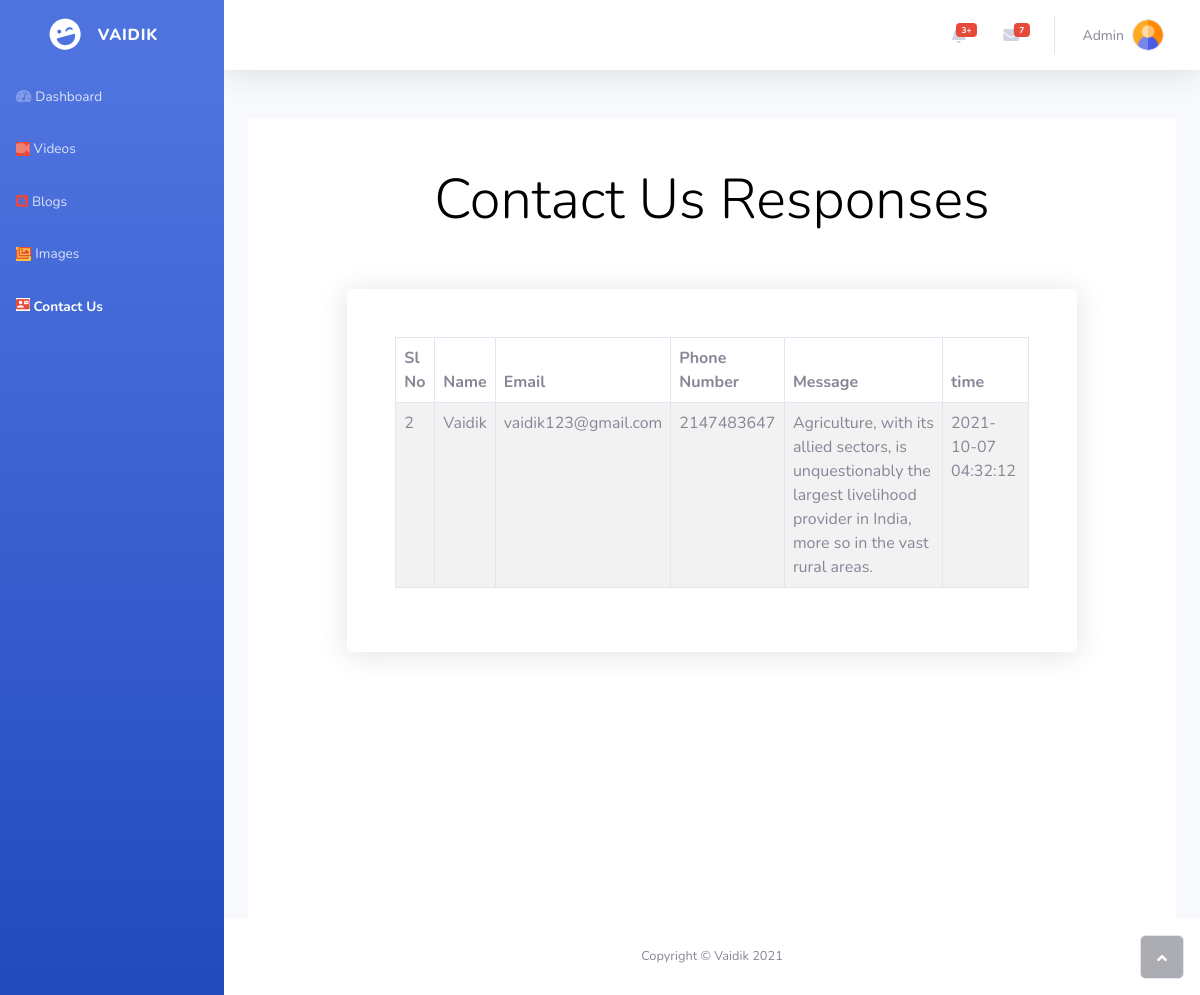
Before: /admin/Contact_us.php (signed in) with the older database file.
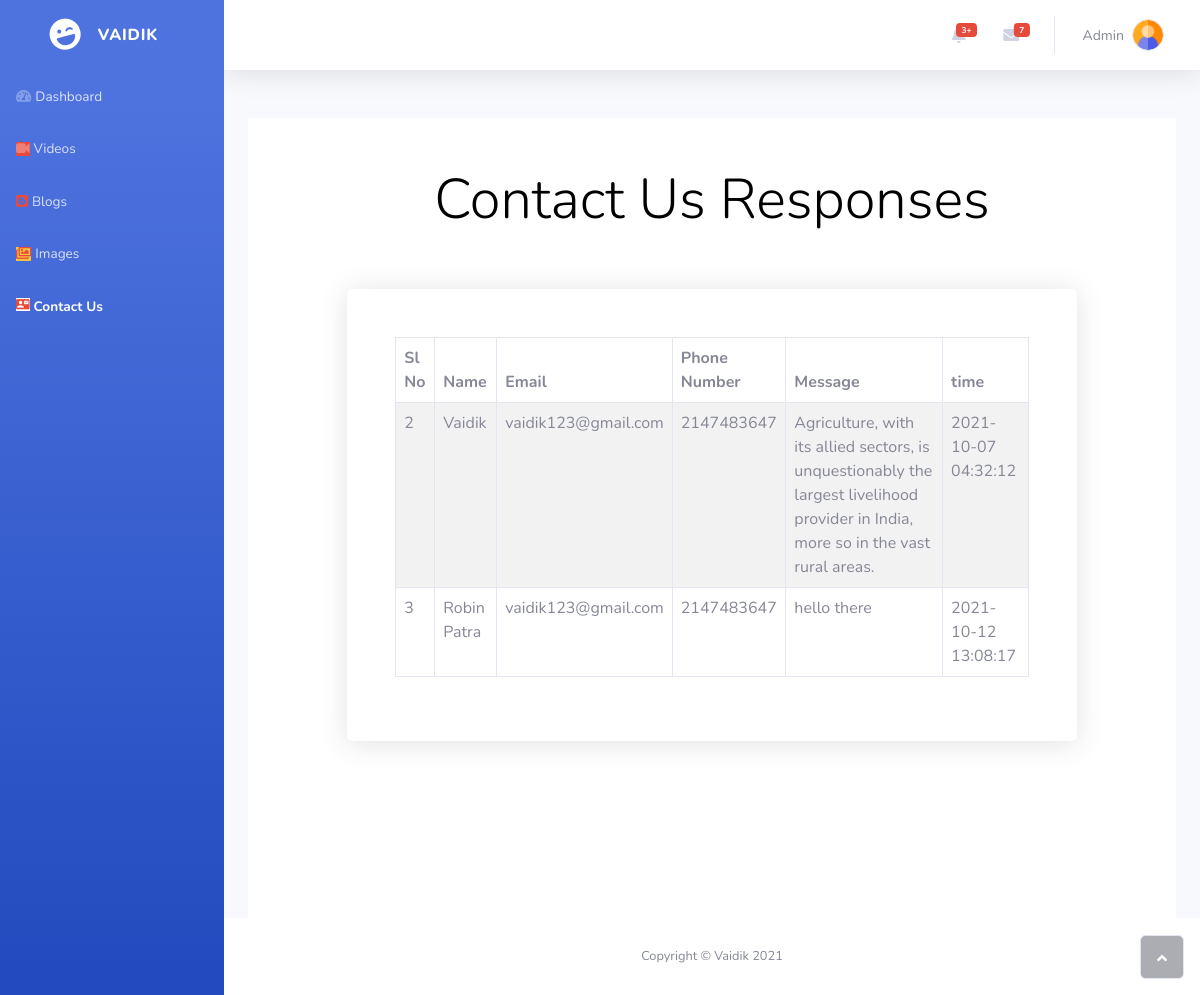
After: the same page with the newer database file.
### tables this page shows
CREATE TABLE `contact_us` (
  `sl_no` int(11) NOT NULL,
  `full_name` varchar(60) NOT NULL,
  `email` varchar(60) NOT NULL,
  `phone_number` int(13) NOT NULL,
  `message` text NOT NULL,
  `time` timestamp NOT NULL DEFAULT current_timestamp() ON UPDATE current_timestamp()
);

### admin/Contact_us.php (the view, shortened to what this page needs)
<?php
include('assets/partials/connection.php');
?>
<!DOCTYPE html>
<html>
<head>
    <link rel="stylesheet" href="assets/bootstrap/css/bootstrap.min.css">
    <link rel="stylesheet" href="assets/fonts/fontawesome-all.min.css">
    <link rel="stylesheet" href="assets/fonts/font-awesome.min.css">
    <link rel="stylesheet" href="assets/fonts/material-icons.min.css">
    <link rel="stylesheet" href="assets/fonts/fontawesome5-overrides.min.css">
    <link rel="stylesheet" href="assets/css/-Login-form-Page-BS4-.css">
    <link rel="stylesheet" href="assets/css/Article-List.css">
    <link rel="stylesheet" href="assets/css/Bootstrap-DataTables.css">
    <link rel="stylesheet" href="https://cdn.datatables.net/1.10.20/css/dataTables.bootstrap4.min.css">
</head>
<body>
    <div id="wrapper">
        <nav class="navbar navbar-dark align-items-start sidebar sidebar-dark accordion bg-gradient-primary p-0">
            <div class="container-fluid d-flex flex-column p-0"><a class="navbar-brand d-flex justify-content-center align-items-center sidebar-brand m-0" href="#">
                    <div class="sidebar-brand-icon rotate-n-15"><i class="fas fa-laugh-wink"></i></div>
                    <div class="sidebar-brand-text mx-3"><span>VAIDIK</span></div>
                </a>
                <ul class="navbar-nav text-light" id="accordionSidebar">
                    <li class="nav-item"><a class="nav-link" href="index.php"><i class="fas fa-tachometer-alt"></i><span>Dashboard</span></a></li>
                    <li class="nav-item"><a class="nav-link" href="Videos.php"><i class="fa fa-video-camera" style="color: rgba(255,255,255,0.3);background: var(--bs-danger);"></i><span>Videos</span></a></li>
                    <li class="nav-item"><a class="nav-link " href="blogs.php"><i class="fab fa-blogger" style="color: var(--bs-red);"></i><span>Blogs</span></a><a class="nav-link" href="images.php"><i class="far fa-images" style="color: var(--bs-red);background: var(--bs-yellow);"></i><span>Images</span></a><a class="nav-link active" href="Contact_us.php"><i class="material-icons" style="color: var(--bs-red);background: var(--bs-white);">contact_mail</i><span>Contact Us</span></a></li>
                </ul>
            </div>
        </nav>
        <div class="d-flex flex-column" id="content-wrapper">
            <div id="content">
                <nav class="navbar navbar-light navbar-expand bg-white shadow mb-4 topbar static-top">
                    <div class="container-fluid"><button class="btn btn-link d-md-none rounded-circle me-3" id="sidebarToggleTop" type="button"><i class="fas fa-bars"></i></button>
                        <ul class="navbar-nav flex-nowrap ms-auto">
                            <li class="nav-item dropdown no-arrow mx-1">
                                <div class="nav-item dropdown no-arrow"><a class="dropdown-toggle nav-link" aria-expanded="false" data-bs-toggle="dropdown" href="#"><span class="badge bg-danger badge-counter">3+</span><i class="fas fa-bell fa-fw"></i></a>
                                </div>
                            </li>
                            <li class="nav-item dropdown no-arrow mx-1">
                                <div class="nav-item dropdown no-arrow"><a class="dropdown-toggle nav-link" aria-expanded="false" data-bs-toggle="dropdown" href="#"><span class="badge bg-danger badge-counter">7</span><i class="fas fa-envelope fa-fw"></i></a>
                                </div>
                            </li>
                            <li class="nav-item dropdown no-arrow">
                                <div class="nav-item dropdown no-arrow"><a class="dropdown-toggle nav-link" aria-expanded="false" data-bs-toggle="dropdown" href="#"><span class="d-none d-lg-inline me-2 text-gray-600 small">Admin</span><img class="border rounded-circle img-profile" src="assets/img/avatars/user.png"></a>
                                </div>
                            </li>
                        </ul>
                    </div>
                </nav>
                <div class="container-fluid">
                    <div class="row">
                        <div class="col">
                            <section class="article-list">
                                <div class="container" style="padding: 0px;"><div class="bootstrap_datatables">
<div class="container py-5">
  <header class="text-center text-black">
    <h1 class="display-4">Contact Us Responses</h1>
  </header>
  <div class="row py-5">
    <div class="col-lg-10 mx-auto">
      <div class="card rounded shadow border-0">
        <div class="card-body p-5 bg-white rounded">
          <div class="table-responsive">
            <table id="example" style="width:100%" class="table table-striped table-bordered">
              <thead>
                <tr>
                  <th>Sl No</th>
                  <th>Name</th>
                  <th>Email</th>
                  <th>Phone Number</th>
                  <th>Message</th>
                  <th>time</th>
                </tr>
              </thead>
              <tbody>
              <?php
$sql=  "SELECT * FROM contact_us";
$result = mysqli_query($conn,$sql);
while($row = mysqli_fetch_assoc($result))
  {
     $sl_no=$row['sl_no'] ;
     $name=$row['full_name'] ;
     $email = $row['email'];
     $phone = $row['phone_number'];
     $msg= $row['message'];
     $time= $row['time'];
            echo' <tr>
                   <td>'.$sl_no.'</td>
                   <td>'.$name.'</td>
                   <td>'.$email.'</td>
                   <td>'.$phone.'</td>
                   <td>'.$msg.'</td>
                   <td>'.$time.'</td>
                   </tr>';
  }
?>
              </tbody>
            </table>
          </div>
        </div>
      </div>
    </div>
  </div>
</div>
</div></div>
                            </section>
                        </div>
                    </div>
                </div>
            </div>
            <footer class="bg-white sticky-footer">
                <div class="container my-auto">
                    <div class="text-center my-auto copyright"><span>Copyright © Vaidik 2021</span></div>
                </div>
            </footer>
        </div><a class="border rounded d-inline scroll-to-top" href="#page-top"><i class="fas fa-angle-up"></i></a>
    </div>
</body>
</html>

### admin/assets/css/Article-List.css (style rules this page uses)
.article-list { color: #313437; background-color: #fff; }

Changed rows visible on the page:
added contact_us: sl_no "3", full_name "Robin Patra", email "vaidik123@gmail.com", phone_number "2147483647", message "hello there", time "2021-10-12 13:08:17"
